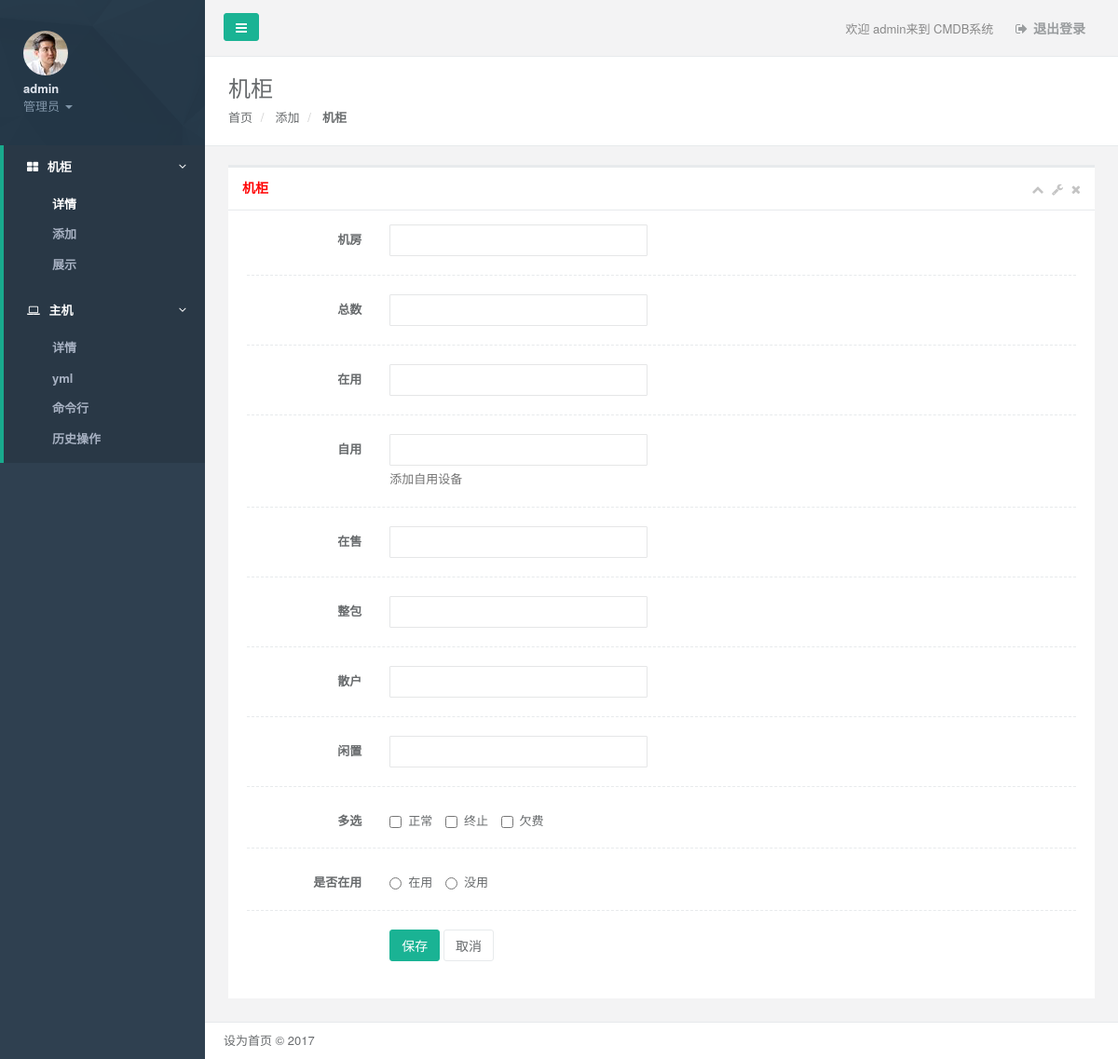
The app's page /jigui/add.html (signed in) with its own data.
### jigui/models.py (models this page shows, shortened)
class  dx(models.Model):
    xuan = models.CharField(max_length=64,verbose_name='多选选项')
    class  Meta:
        db_table ="dx"
        verbose_name="多选"
        verbose_name_plural = '多选'

### jigui/views.py (the view)
@login_required(login_url="/login.html")
@permission_required('jigui.add_jiguiinfo',login_url='/error.html')
def add(request):  #添加
    if request.method == "POST":
        name1 = request.POST.get('name', None)
        jq1 = request.POST.get('jq', None)
        zy1 = request.POST.get('zy', None)
        ziy1 = request.POST.get('ziy', None)
        zs1 = request.POST.get('zs', None)
        zb1 = request.POST.get('zb', None)
        sh1 = request.POST.get('sh', None)
        xz1 = request.POST.get('xz', None)
        dx1 = request.POST.getlist('dx')
        yong1 = request.POST.get('yong')
        obj = models.JiguiInfo.objects.create(name=name1, jq=jq1, zy=zy1, ziy=ziy1, zs=zs1, zb=zb1, sh=sh1,xz=xz1,yong=yong1)
        obj.d.add(*dx1)
        msg = "添加成功"
        dx = models.dx.objects.all()
        return render(request, 'jigui/add.html', {'msg': msg ,"dx_list":dx})
    else:
        dx = models.dx.objects.all()
        return render(request, 'jigui/add.html', {"dx_list":dx})

### templates/jigui/add.html (shortened to what this page needs)
{% extends "base.html" %}
{% block mainbody %}
    <div class="row wrapper border-bottom white-bg page-heading">
        <div class="col-lg-10">
            <h2>机柜</h2>
            <ol class="breadcrumb">
                <li>
                    <a href="../index.html">首页</a>
                </li>
                <li>
                    <a>添加</a>
                </li>
                <li class="active">
                    <strong>机柜</strong>
                </li>
            </ol>
        </div>
        <div class="col-lg-2">
        </div>
    </div>
    <div class="wrapper wrapper-content animated fadeInRight">
        <div class="row">
            <div class="col-lg-12">
                <div class="ibox float-e-margins">
                    <div class="ibox-title">
                        <h5 style="color:red;"> {{ msg }} 机柜
                        </h5>
    <div class="ibox-tools">
                                <a class="collapse-links">
                                    <i class="fa fa-chevron-up"></i>
                                </a>
                                <a class="dropdown-toggle" data-toggle="dropdown" href="#">
                                    <i class="fa fa-wrench"></i>
                                </a>
                                <a class="close-link">
                                    <i class="fa fa-times"></i>
                                </a>
                            </div>
                    </div>
                    <div class="ibox-content">
                        <form class="form-horizontal" action="{% url  'addx' %}" method="post">
                            <div class="form-group"><label class="col-sm-2 control-label">机房</label>
                      <div class="col-lg-4 col-sm-10">
                        <input type="text" class="form-control" name="name"  required="">
                            </div></div>
                            <div class="hr-line-dashed"></div>
                            <div class="form-group"><label class="col-sm-2 control-label">总数</label>
                                <div class="col-lg-4 col-sm-10"><input type="text" class="form-control" name="jq"  required="">
                                </div>
                            </div>
                            <div class="hr-line-dashed"></div>
                             <div class="form-group"><label class="col-sm-2 control-label">在用</label>
                                <div class="col-lg-4 col-sm-10"><input type="text" class="form-control" name="zy"  required="">
                                </div>
                            </div>
                            <div class="hr-line-dashed"></div>
                             <div class="form-group"><label class="col-sm-2 control-label">自用</label>
                                <div class="col-lg-4 col-sm-10"><input type="text" class="form-control" name="ziy"  required=""><span class="help-block m-b-none">添加自用设备</span>
                                </div>
                            </div>
                            <div class="hr-line-dashed"></div>
                             <div class="form-group"><label class="col-sm-2 control-label">在售</label>
                                <div class="col-lg-4 col-sm-10"><input type="text" class="form-control" name="zs"  required="">
                                </div>
                            </div>
                            <div class="hr-line-dashed"></div>
                            <div class="form-group"><label class="col-sm-2 control-label">整包</label>
                                <div class="col-lg-4 col-sm-10"><input type="text" class="form-control" name="zb"  required="">
                                </div>
                            </div>
                            <div class="hr-line-dashed"></div>
                             <div class="form-group"><label class="col-sm-2 control-label">散户</label>
                                <div class="col-lg-4 col-sm-10"><input type="text" class="form-control" name="sh"  required="">
                                </div>
                            </div>
                            <div class="hr-line-dashed"></div>
                              <div class="form-group"><label class="col-sm-2 control-label">闲置</label>
                                <div class="col-lg-4 col-sm-10"><input type="text" class="form-control" name="xz"  required="">
                                </div>
                            </div>
                            <div class="hr-line-dashed"></div>
                                <div class="form-group"><label class="col-sm-2 control-label">多选</label>
                                    <div class="col-lg-4 col-sm-10">
                                        {% for  row in dx_list %}
                                        <label class="checkbox-inline "> <input type="checkbox" value="{{ row.id }}" name="dx"   >{{ row.xuan }}</label>
                                        {% endfor %}
                                    </div>
                                </div>
                                <div class="hr-line-dashed"></div>
                        <div class="form-group"><label class="col-sm-2 control-label"  >是否在用</label>
                            <div class="col-sm-10">
                                <label class="radio-inline"><input type="radio"    value="1" id="optionsRadios1" name="yong" required="">在用</label>
                                <label class="radio-inline"><input type="radio" value="0" id="optionsRadios2" name="yong" required="">没用</label>
                            </div>
                        </div>
     <div class="hr-line-dashed"></div>
                            <div class="form-group">
                                <div class="col-sm-4 col-sm-offset-2">
                                    <button class="btn btn-primary" type="submit">保存</button>
                                    <button class="btn btn-white" type="button">取消</button>
                                </div>
                            </div>
                        </form>
                    </div>
                </div>
            </div>
        </div>
    </div>
{% endblock %}

### templates/nav.html (shortened to what this page needs)
<nav class="navbar-default navbar-static-side" role="navigation">
    <div class="sidebar-collapse">
        <ul class="nav metismenu" id="side-menu">
            <li class="nav-header">
                <div class="dropdown profile-element"> <span>
                            <img alt="image" class="img-circle" src="/static/img/profile_small.jpg"/>
                             </span>
                    <a data-toggle="dropdown" class="dropdown-toggle" href="#">
                            <span class="clear"> <span class="block m-t-xs"> <strong
                                    class="font-bold">{{ user }}</strong>
                             </span> <span class="text-muted text-xs block"> {% ifequal  user.is_superuser  1 %}
                                管理员 {% else %} 普通用户 {% endifequal %}  <b class="caret"></b></span> </span>
                    </a>
                </div>
            </li>
            <li class="active">
                <a href="#"><i class="fa fa-th-large"></i> <span class="nav-label">机柜</span> <span
                        class="fa arrow"></span></a>
                <ul class="nav nav-second-level">
                    <li class="active"><a href="{%   url    'jigui'   %}">详情</a></li>
                    {% if     perms.jigui.add_jiguiinfo %}
                        <li><a href="{%   url    'addx'   %}">添加</a></li> {% endif %}
                    <li><a href="{%   url    'show'   %}">展示</a></li>
                </ul>
            </li>
            <li class="active">
                <a href="#"><i class="fa fa-laptop"></i> <span class="nav-label">主机</span> <span
                        class="fa arrow"></span></a>
                <ul class="nav nav-second-level" >
                    <li><a href="{% url   'host' %}">详情</a></li>
                    <li><a href="{% url   'yml' %}">yml</a></li>
                    <li><a href="{% url   'cmd' %}">命令行</a></li>
                    <li><a href="{% url   'history' %}">历史操作</a></li>
                </ul>
            </li>
        </ul>
    </div>
</nav>

### templates/navbar-static-top.html
<nav class="navbar navbar-static-top" role="navigation" style="margin-bottom: 0">
    <div class="navbar-header">
        <a class=" minimalize-styl-2   btn btn-primary " href="#" id="toubu"><i class="fa fa-bars"></i> </a>
    </div>
    <ul class="nav navbar-top-links navbar-right">
        <li>
            <span class="m-r-sm text-muted welcome-message">欢迎  {{ user }}来到 CMDB系统</span>
        </li>
        <li>
            <a href="/logout.html">
                <i class="fa fa-sign-out"></i>退出登录
            </a>
        </li>
    </ul>
</nav>

### records on screen
dx: xuan "正常"
dx: xuan "终止"
dx: xuan "欠费"

### other values on screen
{{ user }} "admin"
